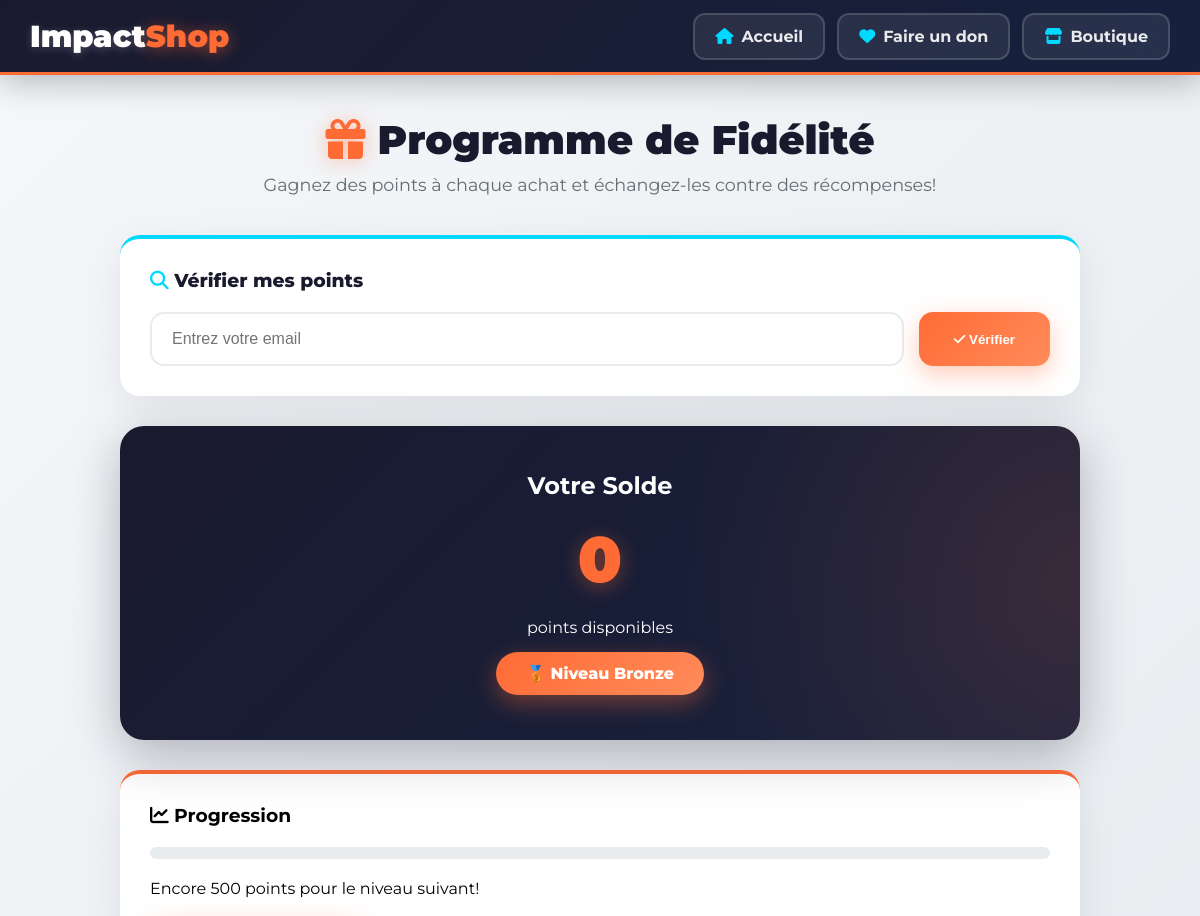
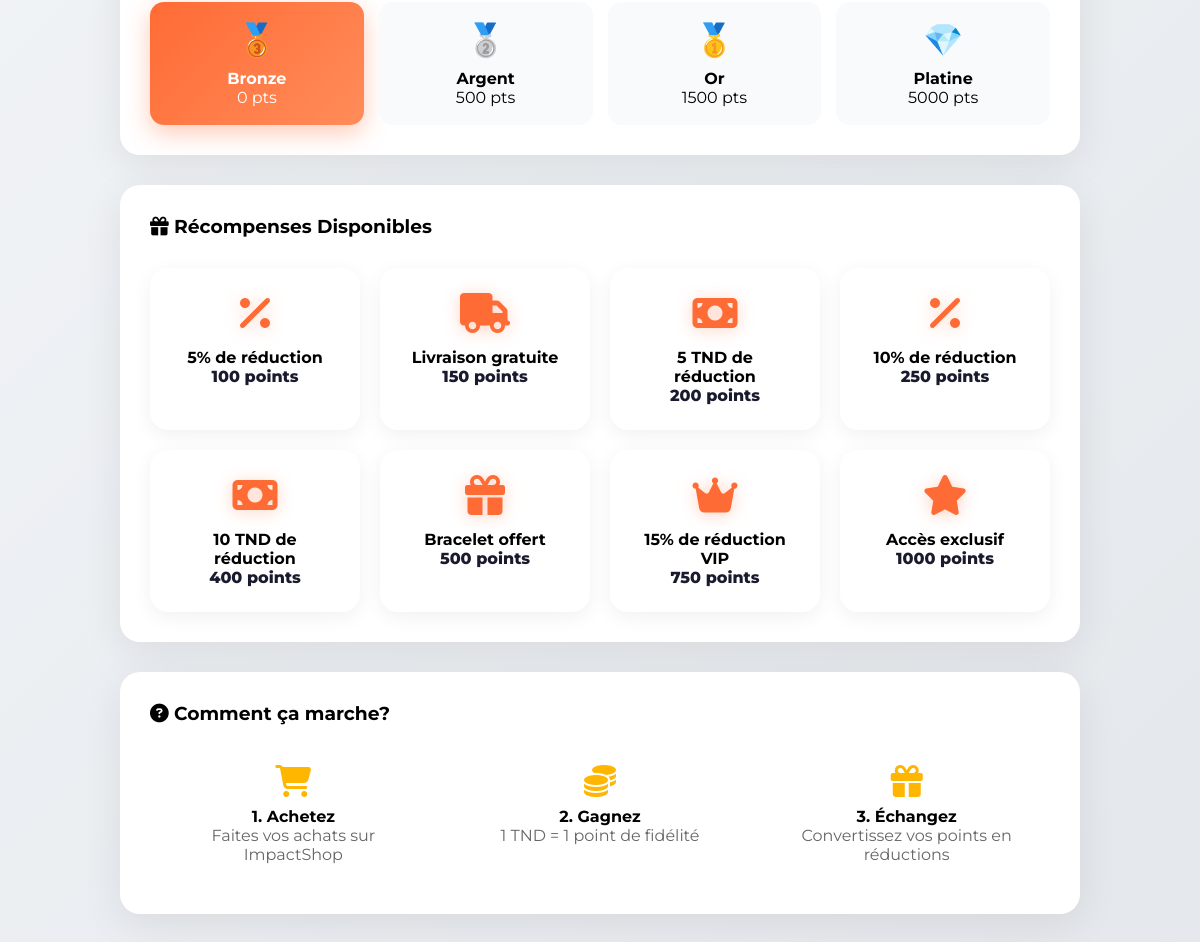
The app's page /index.php?controller=loyalty&action=index with its own data (2 pictures, top to bottom).
### tables this page shows
CREATE TABLE `loyalty_rewards` (
    `id` INT AUTO_INCREMENT PRIMARY KEY,
    `name` VARCHAR(255) NOT NULL,
    `description` TEXT,
    `points_required` INT NOT NULL,
    `reward_type` ENUM('discount_percent', 'discount_fixed', 'free_shipping', 'free_product', 'bonus_points', 'exclusive_access') DEFAULT 'discount_percent',
    `value` DECIMAL(10, 2) DEFAULT 0,
    `icon` VARCHAR(50) DEFAULT 'fa-gift',
    `is_active` TINYINT(1) DEFAULT 1,
    `created_at` TIMESTAMP DEFAULT CURRENT_TIMESTAMP,
    INDEX `idx_active` (`is_active`),
    INDEX `idx_points` (`points_required`)
);

### controllers/LoyaltyController.php (called while the page is built, shortened)
<?php
require_once __DIR__ . '/../models/LoyaltyReward.php';
class LoyaltyController
{
    public function index()
    {
        $customerId = $this->getCustomerIdFromSession();
        $balance = 0;
        $level = LoyaltyPoint::LEVELS['bronze'];
        $level['key'] = 'bronze';
        $rewards = LoyaltyReward::findActive();
        require __DIR__ . '/../views/shop/loyalty.php';
    }
    private function getCustomerIdFromSession()
    {
        return null;
    }
}

### models/LoyaltyReward.php (called while the page is built, shortened)
<?php
class LoyaltyReward {
    public static function findActive() {
        $db = Database::getConnexion();
        $sql = "SELECT * FROM loyalty_rewards WHERE is_active = 1 ORDER BY points_required ASC";
        $stmt = $db->query($sql);
        return $stmt->fetchAll(PDO::FETCH_ASSOC);
    }
}
?>

### views/shop/loyalty.php (the view, shortened to what this page needs)
<!DOCTYPE html>
<html lang="fr">
<head>
    <link rel="stylesheet" href="https://cdnjs.cloudflare.com/ajax/libs/font-awesome/6.4.0/css/all.min.css">
    <link rel="stylesheet" href="../../assets/css/shop.css">
</head>
<body>
    <nav class="shop-navbar">
        <div class="logo"><a href="index.php"><span class="impact">Impact</span><span class="shop">Shop</span></a></div>
        <div class="nav-links">
            <a href="index.php"><i class="fas fa-home"></i> Accueil</a>
            <a href="index.php?controller=home&action=donation"><i class="fas fa-heart"></i> Faire un don</a>
            <a href="index.php?controller=product&action=shop"><i class="fas fa-store"></i> Boutique</a>
        </div>
    </nav>
    <div class="loyalty-container">
        <div class="loyalty-header">
            <h1><i class="fas fa-gift"></i> Programme de Fidélité</h1>
            <p>Gagnez des points à chaque achat et échangez-les contre des récompenses!</p>
        </div>
        <div class="check-points">
            <h3><i class="fas fa-search"></i> Vérifier mes points</h3>
            <form class="check-form" id="checkPointsForm">
                <input type="email" id="checkEmail" placeholder="Entrez votre email" required>
                <button type="submit"><i class="fas fa-check"></i> Vérifier</button>
            </form>
        </div>
        <div class="points-card">
            <h2>Votre Solde</h2>
            <div class="points-balance" id="displayBalance"><?php echo $balance; ?></div>
            <p>points disponibles</p>
            <div class="level-badge">
                <?php echo $level['icon'] ?? '🥉'; ?> Niveau <?php echo $level['name'] ?? 'Bronze'; ?>
            </div>
        </div>
        <div class="level-progress">
            <h3><i class="fas fa-chart-line"></i> Progression</h3>
            <div class="progress-bar">
                <?php
                $totalEarned = isset($customerId) ? LoyaltyPoint::getTotalEarned($customerId) : 0;
                $nextLevel = 500;
                ?>
            </div>
            <p>Encore <?php echo max(0, $nextLevel - $totalEarned); ?> points pour le niveau suivant!</p>
            <div class="levels-grid">
                <div class="level-item <?php echo ($level['key'] ?? '') === 'bronze' ? 'active' : ''; ?>">
                    <div class="icon">🥉</div>
                    <strong>Bronze</strong>
                    <p>0 pts</p>
                </div>
                <div class="level-item <?php echo ($level['key'] ?? '') === 'silver' ? 'active' : ''; ?>">
                    <div class="icon">🥈</div>
                    <strong>Argent</strong>
                    <p>500 pts</p>
                </div>
                <div class="level-item <?php echo ($level['key'] ?? '') === 'gold' ? 'active' : ''; ?>">
                    <div class="icon">🥇</div>
                    <strong>Or</strong>
                    <p>1500 pts</p>
                </div>
                <div class="level-item <?php echo ($level['key'] ?? '') === 'platinum' ? 'active' : ''; ?>">
                    <div class="icon">💎</div>
                    <strong>Platine</strong>
                    <p>5000 pts</p>
                </div>
            </div>
        </div>
        <div class="history-section">
            <h3><i class="fas fa-gift"></i> Récompenses Disponibles</h3>
            <div class="rewards-preview">
                <?php foreach ($rewards as $reward): ?>
                <div class="reward-card">
                    <i class="fas <?php echo htmlspecialchars($reward['icon'] ?? 'fa-gift'); ?>"></i>
                    <h4><?php echo htmlspecialchars($reward['name']); ?></h4>
                    <p class="reward-points"><?php echo $reward['points_required']; ?> points</p>
                </div>
                <?php endforeach; ?>
            </div>
        </div>
        <div class="history-section" style="margin-top: 30px;">
            <h3><i class="fas fa-question-circle"></i> Comment ça marche?</h3>
            <div style="display: grid; grid-template-columns: repeat(auto-fit, minmax(200px, 1fr)); gap: 20px; margin-top: 20px;">
                <div style="text-align: center; padding: 20px;">
                    <i class="fas fa-shopping-cart" style="font-size: 2rem; color: #ffb600; margin-bottom: 10px;"></i>
                    <h4>1. Achetez</h4>
                    <p style="color: #666;">Faites vos achats sur ImpactShop</p>
                </div>
                <div style="text-align: center; padding: 20px;">
                    <i class="fas fa-coins" style="font-size: 2rem; color: #ffb600; margin-bottom: 10px;"></i>
                    <h4>2. Gagnez</h4>
                    <p style="color: #666;">1 TND = 1 point de fidélité</p>
                </div>
                <div style="text-align: center; padding: 20px;">
                    <i class="fas fa-gift" style="font-size: 2rem; color: #ffb600; margin-bottom: 10px;"></i>
                    <h4>3. Échangez</h4>
                    <p style="color: #666;">Convertissez vos points en réductions</p>
                </div>
            </div>
        </div>
    </div>
</body>
</html>

### views/shop/loyalty.php (style rules this page uses)
:root { --primary: #ff6b35; --primary-light: #ff8c5a; --secondary: #1a1a2e; --secondary-light: #16213e; --accent: #00d9ff; --success: #00c853; }
body { background: linear-gradient(135deg, #f5f7fa 0%, #e4e8ec 100%); min-height: 100vh; }
.loyalty-container { max-width: 1000px; margin: 40px auto; padding: 0 20px; }
.loyalty-header { text-align: center; margin-bottom: 40px; }
.loyalty-header h1 { color: var(--secondary); font-size: 2.5rem; margin-bottom: 10px; font-weight: 900; }
.loyalty-header h1 i { color: var(--primary); filter: drop-shadow(0 2px 10px rgba(255,107,53,0.4)); }
.loyalty-header p { color: #636e72; font-size: 1.1rem; }
.points-card { background: linear-gradient(135deg, var(--secondary), var(--secondary-light)); border-radius: 24px; padding: 45px; color: white; text-align: center; margin-bottom: 30px; box-shadow: 0 15px 50px rgba(26,26,46,0.3); position: relative; overflow: hidden; }
.points-card::before { content: ''; position: absolute; top: -50%; right: -50%; width: 100%; height: 200%; background: radial-gradient(circle, rgba(255,107,53,0.15) 0%, transparent 70%); }
.points-balance { font-size: 4rem; font-weight: 900; color: var(--primary); margin: 20px 0; text-shadow: 0 4px 20px rgba(255,107,53,0.4); position: relative; z-index: 1; }
.level-badge { display: inline-block; background: linear-gradient(135deg, var(--primary), var(--primary-light)); color: white; padding: 12px 30px; border-radius: 50px; font-weight: 800; margin-top: 15px; box-shadow: 0 8px 25px rgba(255,107,53,0.4); position: relative; z-index: 1; }
.level-progress { background: white; border-radius: 20px; padding: 30px; margin-bottom: 30px; box-shadow: 0 10px 40px rgba(0,0,0,0.08); border-top: 4px solid var(--primary); }
.progress-bar { height: 12px; background: #e8ecef; border-radius: 10px; overflow: hidden; margin: 20px 0; }
.levels-grid { display: grid; grid-template-columns: repeat(4, 1fr); gap: 15px; margin-top: 20px; }
.level-item { text-align: center; padding: 18px; border-radius: 14px; background: #f8fafc; transition: all 0.3s; }
.level-item.active { background: linear-gradient(135deg, var(--primary), var(--primary-light)); color: white; box-shadow: 0 8px 25px rgba(255,107,53,0.35); }
.level-item .icon { font-size: 2rem; margin-bottom: 10px; }
.check-points { background: white; border-radius: 20px; padding: 30px; margin-bottom: 30px; box-shadow: 0 10px 40px rgba(0,0,0,0.08); border-top: 4px solid var(--accent); }
.check-points h3 { color: var(--secondary); margin-bottom: 20px; font-weight: 800; }
.check-points h3 i { color: var(--accent); }
.check-form { display: flex; gap: 15px; }
.check-form input { flex: 1; padding: 16px 20px; border: 2px solid #e8ecef; border-radius: 14px; font-size: 1rem; transition: all 0.3s; }
.check-form button { padding: 16px 35px; background: linear-gradient(135deg, var(--primary), var(--primary-light)); color: white; border: none; border-radius: 14px; font-weight: 800; cursor: pointer; transition: all 0.3s; box-shadow: 0 8px 25px rgba(255,107,53,0.35); }
.history-section { background: white; border-radius: 20px; padding: 30px; box-shadow: 0 10px 40px rgba(0,0,0,0.08); }
.rewards-preview { display: grid; grid-template-columns: repeat(auto-fit, minmax(200px, 1fr)); gap: 20px; margin-top: 30px; }
.reward-card { background: white; border-radius: 18px; padding: 25px; text-align: center; transition: all 0.3s; box-shadow: 0 5px 20px rgba(0,0,0,0.06); }
.reward-card i { font-size: 2.5rem; color: var(--primary); margin-bottom: 15px; filter: drop-shadow(0 2px 8px rgba(255,107,53,0.3)); }
.reward-points { font-weight: 800; color: var(--secondary); }

### records on screen
loyalty_rewards: name "5% de réduction", points_required "100"
loyalty_rewards: name "Livraison gratuite", points_required "150"
loyalty_rewards: name "5 TND de réduction", points_required "200"
loyalty_rewards: name "10% de réduction", points_required "250"
loyalty_rewards: name "10 TND de réduction", points_required "400"
loyalty_rewards: name "Bracelet offert", points_required "500"
loyalty_rewards: name "15% de réduction VIP", points_required "750"
loyalty_rewards: name "Accès exclusif", points_required "1000"

### other values on screen
$balance "0"
$level['icon'] "🥉"
$level['name'] "Bronze"
max(0, $nextLevel - $totalEarned) "500"
